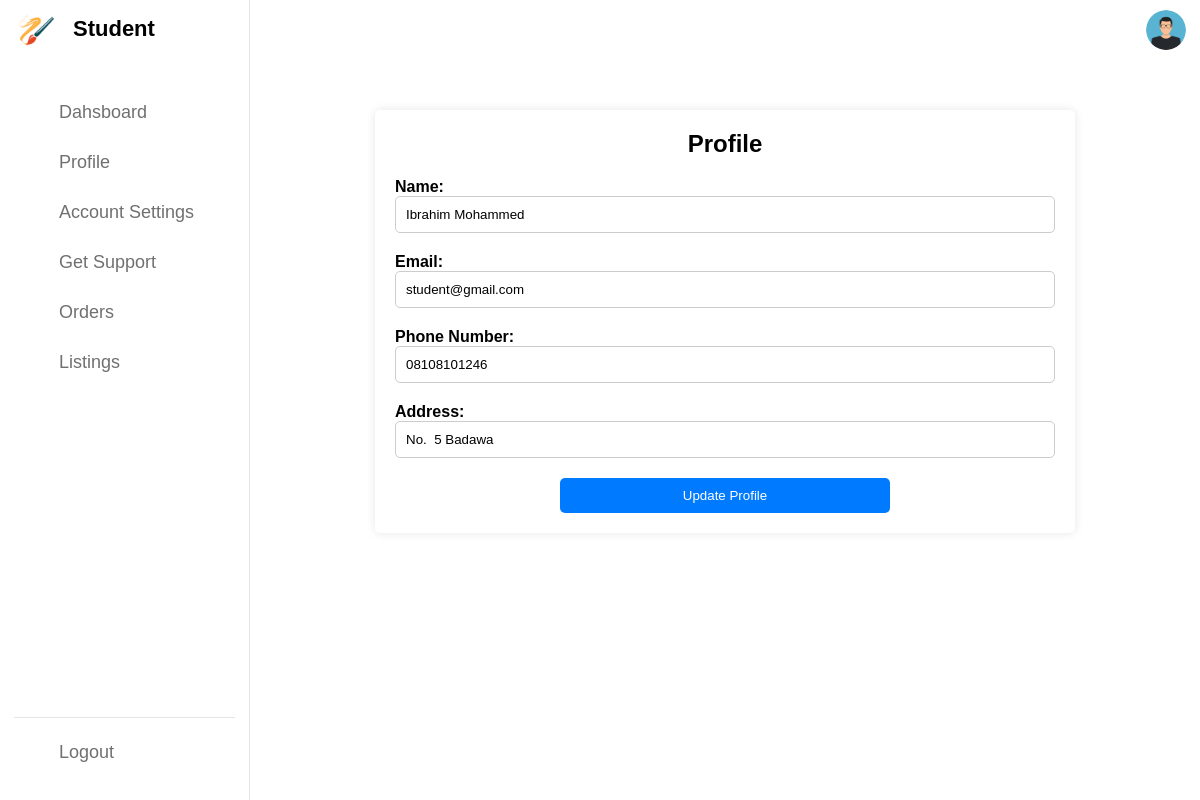
/student/profile.php (signed in), run on the app's committed database.
### tables this page shows
CREATE TABLE `users` (
  `id` int(11) NOT NULL,
  `name` varchar(100) NOT NULL,
  `email` varchar(100) NOT NULL,
  `phone` varchar(20) NOT NULL,
  `address` varchar(255) NOT NULL,
  `password` varchar(255) NOT NULL,
  `privilege` int(11) NOT NULL DEFAULT 1
);

### student/profile.php (the view, shortened to what this page needs)
<?php
require_once("include/header.php");
require_once("include/sidebar.php");
require_once("include/connection.php");
?>
<div class="dash-content">
    <div class="overview">
        <?php
            $id = $_SESSION['User'];
            $sql = "SELECT * FROM users WHERE id = ?";
            $stmt = $conn->prepare($sql);
            $stmt->bind_param("s", $id);
            $stmt->execute();
            $result = $stmt->get_result();
            if($result->num_rows > 0){
                while ($row = $result->fetch_assoc()){
        ?>
        <div class="container">
        <form id="registrationForm" method="post" action="helpers/profile.php" onsubmit="return validateRegiterform()">
        <div class="form-group">
            <h2>Profile</h2>
        </div>
            <div class="form-group">
                <label for="name">Name:</label>
                <input type="text" id="name" name="name" value ="<?php echo $row['name'] ?>" required>
            </div>
            <div class="form-group">
                <label for="email">Email:</label>
                <input type="email" id="email" name="email" value ="<?php echo $row['email'] ?>" required>
            </div>
            <div class="form-group">
                <label for="phone">Phone Number:</label>
                <input type="tel" id="phone" name="phone"  value ="<?php echo $row['phone'] ?>" required>
            </div>
            <div class="form-group">
                <label for="address">Address:</label>
                <input type="text" id="address" name="address"  value ="<?php echo $row['address'] ?>" required>
            </div>
            <button type="submit">Update Profile</button>
        </form>
        <?Php
          }
        }
        ?>
        </div>
    </div>
</body>
<?php require_once("include/footer.php");?>

### student/assets/css/dashboardstyle.css (style rules this page uses)
*, *::before, *::after { margin: 0; padding: 0; box-sizing: border-box; }
body { font-family: 'Poppins', sans-serif; }
:root { --primary-color: #0E4BF1; --panel-color: #FFF; --text-color: #000; --black-light-color: #707070; --border-color: #e6e5e5; --toggle-color: #DDD; --box1-color: #4DA3FF; --box2-color: #FFE6AC; --box3-color: #E7D1FC; --title-icon-color: #fff; }
.dashboard .dash-content { padding-top: 50px; }

### student/assets/css/formstyle.css (style rules this page uses)
.container { max-width: 700px; margin: 50px auto; background-color: #fff; padding: 20px; border-radius: 5px; box-shadow: 0 0 10px rgba(0, 0, 0, 0.1); }
h2 { text-align: center; }
.form-group { margin-bottom: 20px; }
label { display: block; font-weight: bold; }
input { width: 100%; padding: 10px; border: 1px solid #ccc; border-radius: 5px; }
button { width: 50%; padding: 10px; background-color: #007bff; color: #fff; border: none; border-radius: 5px; cursor: pointer; margin: 0 auto; display: block; }

### data on the page
users: name "Ibrahim Mohammed", email "student@gmail.com", phone "08108101246", address "No. 5 Badawa"
